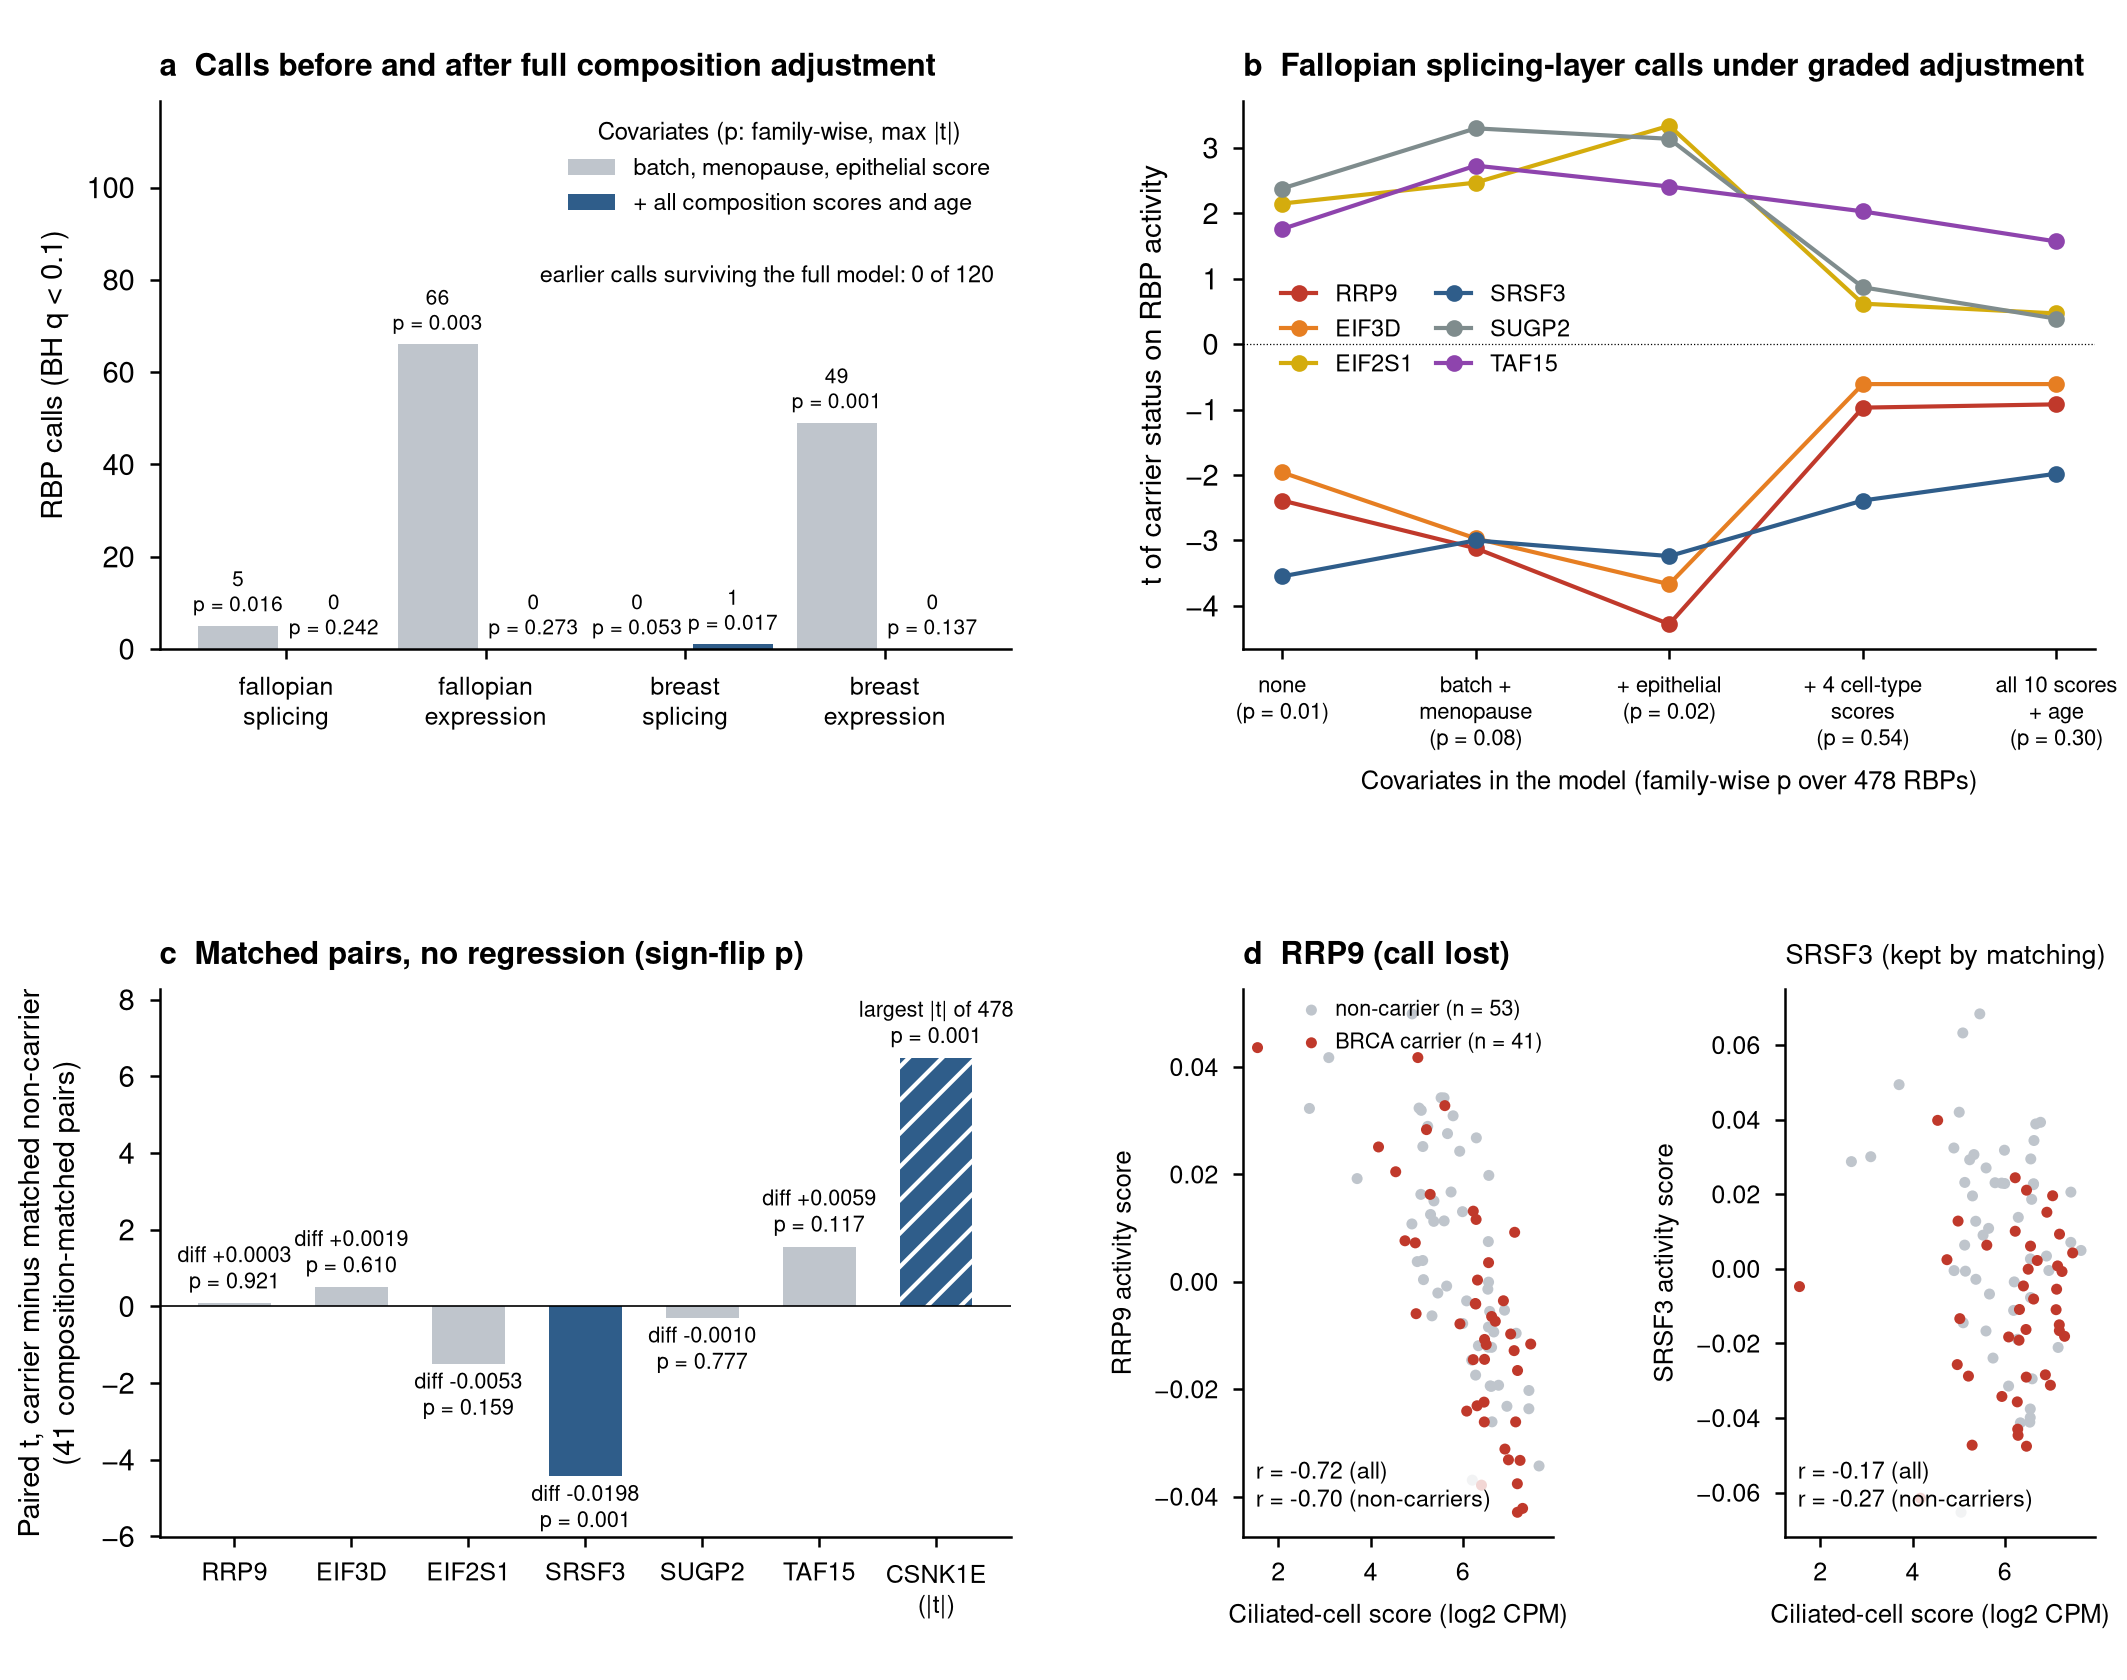

Python code for this plot:
"""Second-stage H4 calls and cell composition (fallopian GSE274628, breast GSE166044).
a: RBP calls before and after adding all composition scores and age (14_inverse/h4rob_summary.tsv: n_prev, n_surviving; family-wise p before from
   h4ext_summary.tsv, after from h4rob_summary.tsv). b: t statistic of the fallopian splicing-layer calls under graded adjustment (h4adj_check.tsv).
c: composition-matched pairs without regression, paired t and sign-flip p (parsed from logs/h4_adjustment_check.txt, section 4; for CSNK1E the log
   gives only the maximum |t| over all RBPs, shown as |t|). d: sample-level activity against the ciliated-cell score for a lost call (RRP9) and for SRSF3
   (14_inverse/h4ext_activity_fallopian_splicing.parquet, 05_precancer_cohorts/GSE274628/cell_composition_scores.tsv; r computed here)."""
from _common import *; from matplotlib.gridspec import GridSpec
E = pd.read_csv(f"{PB}/14_inverse/h4ext_summary.tsv", sep="\t"); Rb = pd.read_csv(f"{PB}/14_inverse/h4rob_summary.tsv", sep="\t"); G = pd.read_csv(f"{PB}/14_inverse/h4adj_check.tsv", sep="\t")
fig = plt.figure(figsize=(7.09, 5.6)); gs = GridSpec(2, 4, figure=fig, hspace=0.62, wspace=0.75, left=0.075, right=0.985, top=0.94, bottom=0.085)
ax = fig.add_subplot(gs[0, :2]); lab = {"A_sample_level": "splicing", "D_expression": "expression"}; x = np.arange(len(Rb))
ax.bar(x - 0.24, Rb.n_prev, 0.4, color="#bfc5cc", label="batch, menopause, epithelial score"); ax.bar(x + 0.24, Rb.n_calls_full, 0.4, color="#2f5d8a", label="+ all composition scores and age")
for i, r in Rb.iterrows():
    pb = E[(E.cohort == r.cohort) & (E.analysis == r.layer)].p_familywise_maxt.iloc[0]; ax.text(i - 0.24, r.n_prev + 1.5, f"{int(r.n_prev)}\np = {pb:.3f}", ha="center", va="bottom", fontsize=5.0); ax.text(i + 0.24, r.n_calls_full + 1.5, f"{int(r.n_calls_full)}\np = {r.p_familywise:.3f}", ha="center", va="bottom", fontsize=5.0)
ax.set_xticks(x); ax.set_xticklabels([f"{r.cohort}\n{lab.get(r.layer, r.layer)}" for _, r in Rb.iterrows()], fontsize=6); ax.set_ylabel("RBP calls (BH q < 0.1)"); ax.set_ylim(0, Rb.n_prev.max() * 1.8); ax.legend(fontsize=5.6, loc="upper right", title="Covariates (p: family-wise, max |t|)", title_fontsize=5.8)
ax.text(0.98, 0.70, f"earlier calls surviving the full model: {int(Rb.n_surviving.sum())} of {int(Rb.n_prev.sum())}", transform=ax.transAxes, fontsize=5.6, va="top", ha="right")
ax.set_title("a  Calls before and after full composition adjustment", loc="left", fontweight="bold", fontsize=7.5)
ax = fig.add_subplot(gs[0, 2:]); cols = [c for c in G.columns if c.startswith("t_")]; pal = {"t_RRP9": "#c0392b", "t_EIF3D": "#e67e22", "t_EIF2S1": "#d4ac0d", "t_SRSF3": "#2f5d8a", "t_SUGP2": "#7f8c8d", "t_TAF15": "#8e44ad"}
for c in cols: ax.plot(range(len(G)), G[c], marker="o", ms=3, lw=1, color=pal.get(c, "k"), label=c[2:])
ax.axhline(0, color="k", lw=0.3, ls=":"); short = ["none", "batch +\nmenopause", "+ epithelial", "+ 4 cell-type\nscores", "all 10 scores\n+ age"]; ax.set_xticks(range(len(G))); ax.set_xticklabels([f"{s}\n(p = {p:.2f})" for s, p in zip(short[:len(G)], G.familywise_p)], fontsize=5.3)
ax.set_ylabel("t of carrier status on RBP activity"); ax.legend(fontsize=5.6, ncol=2, loc="center left", bbox_to_anchor=(0.02, 0.58), columnspacing=1, handlelength=1.5); ax.set_xlabel("Covariates in the model (family-wise p over 478 RBPs)", fontsize=6.2)
ax.set_title("b  Fallopian splicing-layer calls under graded adjustment", loc="left", fontweight="bold", fontsize=7.5)
L = open(f"{PB}/logs/h4_adjustment_check.txt").read().split("== 4.")[1]; mp = re.findall(r"(\w+)\s+mean paired diff ([+-][0-9.]+)\s+t ([+-][0-9.]+)\s+parametric p [0-9.]+\s+sign-flip p ([0-9.]+)", L); npairs = re.search(r"(\d+) carriers each matched", L).group(1); fw = re.search(r"max paired \|t\| ([0-9.]+), sign-flip p ([0-9.]+), top RBP (\w+)", L)
ax = fig.add_subplot(gs[1, :2]); names = [m[0] for m in mp]; tv = [float(m[2]) for m in mp]; pv = [float(m[3]) for m in mp]; ax.bar(range(len(mp)), tv, 0.62, color=["#2f5d8a" if p < 0.05 else "#bfc5cc" for p in pv])
for i, (t, p, m) in enumerate(zip(tv, pv, mp)): ax.text(i, t + (0.18 if t >= 0 else -0.18), f"diff {m[1]}\np = {p:.3f}", ha="center", va="bottom" if t >= 0 else "top", fontsize=5.2)
if fw: ax.bar(len(mp), float(fw.group(1)), 0.62, color="#2f5d8a", hatch="///", edgecolor="w", lw=0); ax.text(len(mp), float(fw.group(1)) + 0.18, f"largest |t| of 478\np = {float(fw.group(2)):.3f}", ha="center", va="bottom", fontsize=5.2); names.append(f"{fw.group(3)}\n(|t|)")
ax.axhline(0, color="k", lw=0.4); ax.set_xticks(range(len(names))); ax.set_xticklabels(names, fontsize=6); ax.set_ylabel(f"Paired t, carrier minus matched non-carrier\n({npairs} composition-matched pairs)"); ax.set_ylim(min(tv) - 1.6, (float(fw.group(1)) if fw else max(tv)) + 1.8)
ax.set_title("c  Matched pairs, no regression (sign-flip p)", loc="left", fontweight="bold", fontsize=7.5)
Aq = pd.read_parquet(f"{PB}/14_inverse/h4ext_activity_fallopian_splicing.parquet", columns=["RRP9", "SRSF3"]); C = pd.read_csv(f"{PB}/05_precancer_cohorts/GSE274628/cell_composition_scores.tsv", sep="\t").set_index("gsm").reindex(Aq.index); car = C.group.str.startswith("b1").values
for j, rbp in enumerate(("RRP9", "SRSF3")):
    ax = fig.add_subplot(gs[1, 2 + j]); xv = C.ft_ciliated.values; yv = Aq[rbp].values; ax.scatter(xv[~car], yv[~car], s=7, color="#bfc5cc", edgecolor="none", label=f"non-carrier (n = {(~car).sum()})"); ax.scatter(xv[car], yv[car], s=7, color="#c0392b", edgecolor="none", label=f"BRCA carrier (n = {car.sum()})")
    r_all = np.corrcoef(xv, yv)[0, 1]; r_nc = np.corrcoef(xv[~car], yv[~car])[0, 1]; ax.text(0.04, 0.04, f"r = {r_all:.2f} (all)\nr = {r_nc:.2f} (non-carriers)", transform=ax.transAxes, fontsize=5.6, va="bottom", bbox=dict(facecolor="w", edgecolor="none", alpha=0.8, pad=1))
    ax.set_xlabel("Ciliated-cell score (log2 CPM)", fontsize=6.2); ax.set_ylabel(f"{rbp} activity score", fontsize=6.2); ax.tick_params(labelsize=6); ax.set_title(("d  " if j == 0 else "") + f"{rbp}" + (" (call lost)" if j == 0 else " (kept by matching)"), loc="left", fontweight="bold" if j == 0 else "normal", fontsize=7.5 if j == 0 else 6.5)
    if j == 0: ax.legend(fontsize=5.2, loc="upper right", handletextpad=0.1, borderaxespad=0.1)
save(fig, "fig_composition_adjustment"); print(mp, fw.groups() if fw else None)
